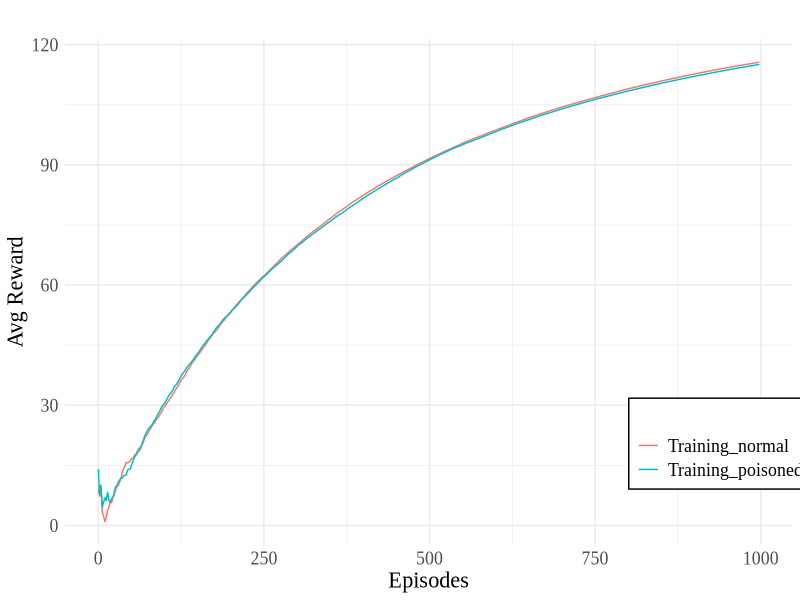
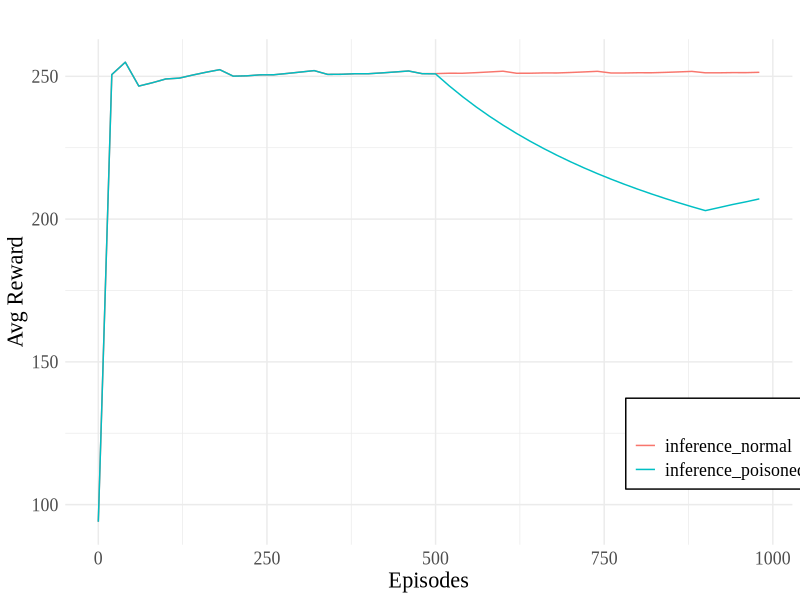
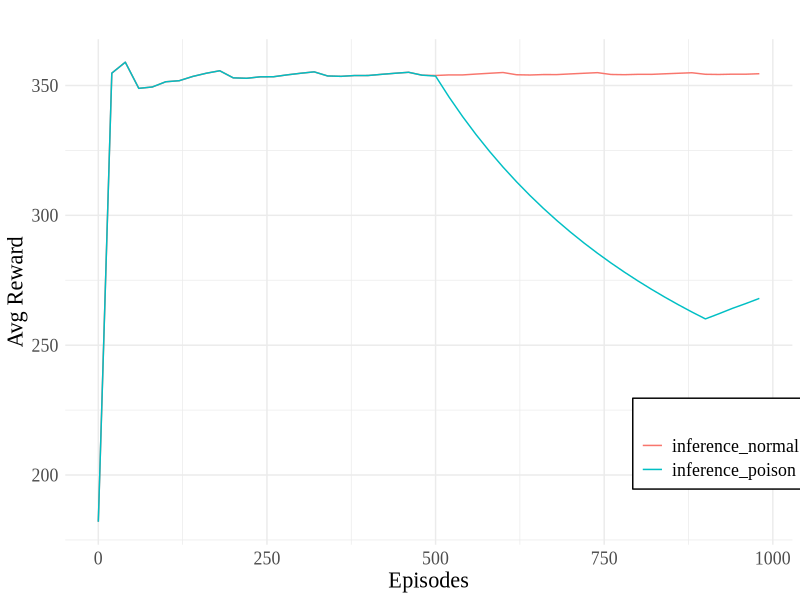
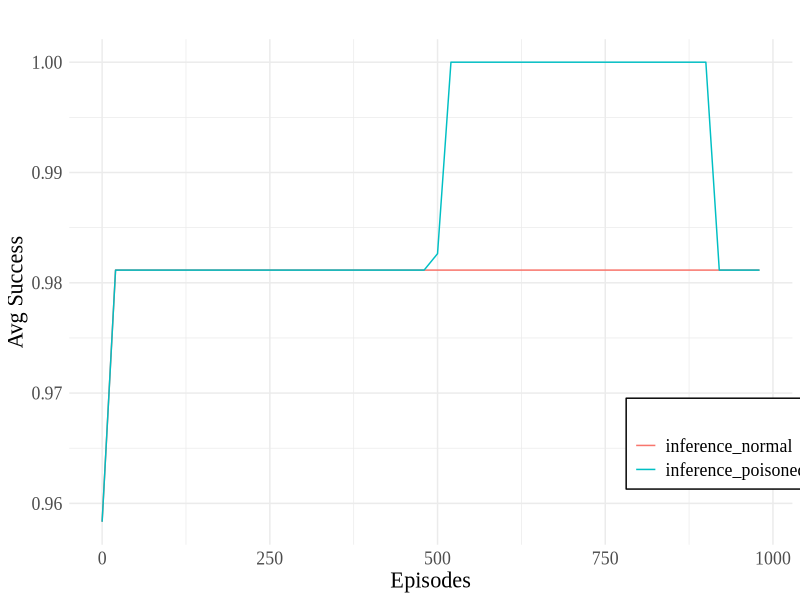
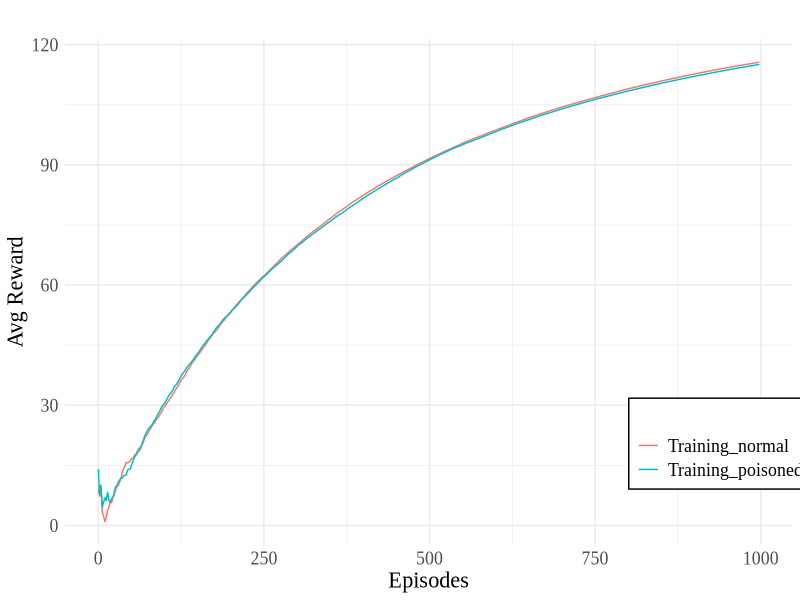
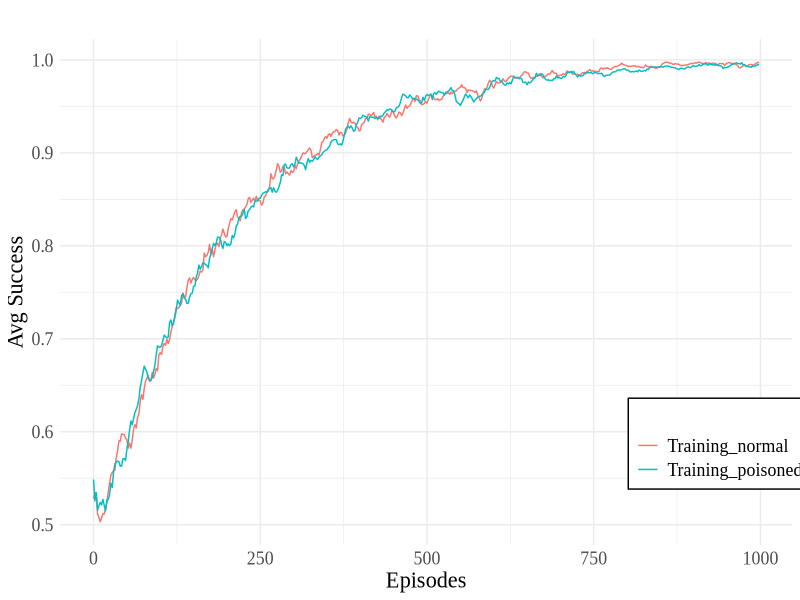
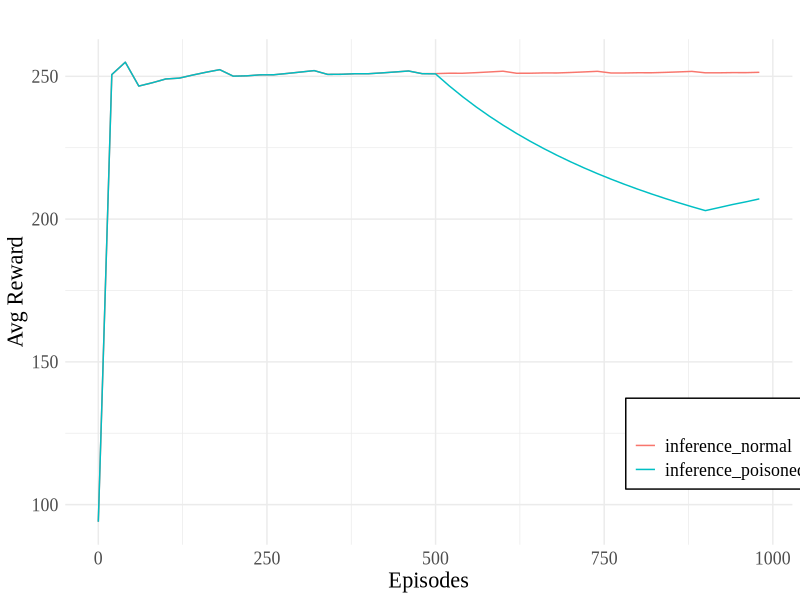
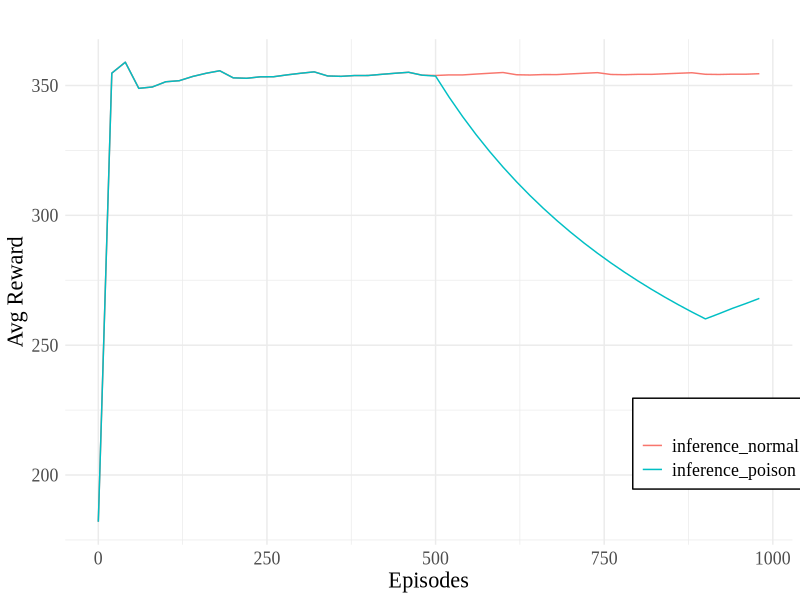

Write R code to recreate these figures, in order.
setwd("/home/nilton/redeneuralpytorch/datasets/plots/")
library(ggplot2)
library(data.table)

training_avg = as.data.frame(fread('training_average.csv'))
p = ggplot(training_avg, aes(x = episodes, y = avg_reward, color = mode, group = mode)) +
  geom_line() +
  labs(
    title = "",
    x = "Episodes",
    y = "Avg Reward",
    color = ""
  ) +  theme_minimal() + 
  theme(legend.position = c(0.9, 0.2), legend.background = element_rect(fill="white", color="black"),
        text = element_text(size = 16, family = "Times New Roman"))

p
png("training_avg.png", units="in", width=10, height=5, res=300)
p
dev.off()

success_avg_training = as.data.frame(fread('success_average_training.csv'))
p = ggplot(success_avg_training, aes(x = episodes, y = `Success rate`, color = mode, group = mode)) +
  geom_line() +
  labs(
    title = "",
    x = "Episodes",
    y = "Avg Success",
    color = ""
  ) +   theme_minimal() + theme(legend.position = c(0.9, 0.2), legend.background = element_rect(fill="white", color="black"),
                                text = element_text(size = 16, family = "Times New Roman"))

png("training_succ.png", units="in", width=10, height=5, res=300)
p
dev.off()

inference_avg_test = as.data.frame(fread('inference_avg_reward_teste.csv'))
p = ggplot(inference_avg_test, aes(x = episodes, y = avg_reward, color = mode, group = mode)) +
  geom_line() +
  labs(
    title = "",
    x = "Episodes",
    y = "Avg Reward",
    color = ""
  ) +  theme_minimal() +theme(legend.position = c(0.9, 0.2), legend.background = element_rect(fill="white", color="black"),
                              text = element_text(size = 16, family = "Times New Roman"))
p
png("avg_reward_test.png", units="in", width=10, height=5, res=300)
p
dev.off()

inference_avg_training = as.data.frame(fread('inference_avg_reward_known_data.csv'))
p = ggplot(inference_avg_training, aes(x = episodes, y = avg_reward, color = mode, group = mode)) +
  geom_line() +
  labs(
    title = "",
    x = "Episodes",
    y = "Avg Reward",
    color = ""
  ) +  theme_minimal() + theme(legend.position = c(0.9, 0.2), legend.background = element_rect(fill="white", color="black"),
                               text = element_text(size = 16, family = "Times New Roman"))
p

png("avg_reward_training_data.png", units="in", width=10, height=5, res=300)
p
dev.off()

success_teste = as.data.frame(fread('inference_success_teste.csv'))
p = ggplot(success_teste, aes(x = episodes, y = `Success rate`, color = mode, group = mode)) +
  geom_line() +
  labs(
    title = "",
    x = "Episodes",
    y = "Avg Success",
    color = ""
  ) +  theme_minimal() + theme(legend.position = c(0.9, 0.2), legend.background = element_rect(fill="white", color="black"),
                               text = element_text(size = 16, family = "Times New Roman"))
p
png("avg_success_teste.png", units="in", width=10, height=5, res=300)
p
dev.off()

